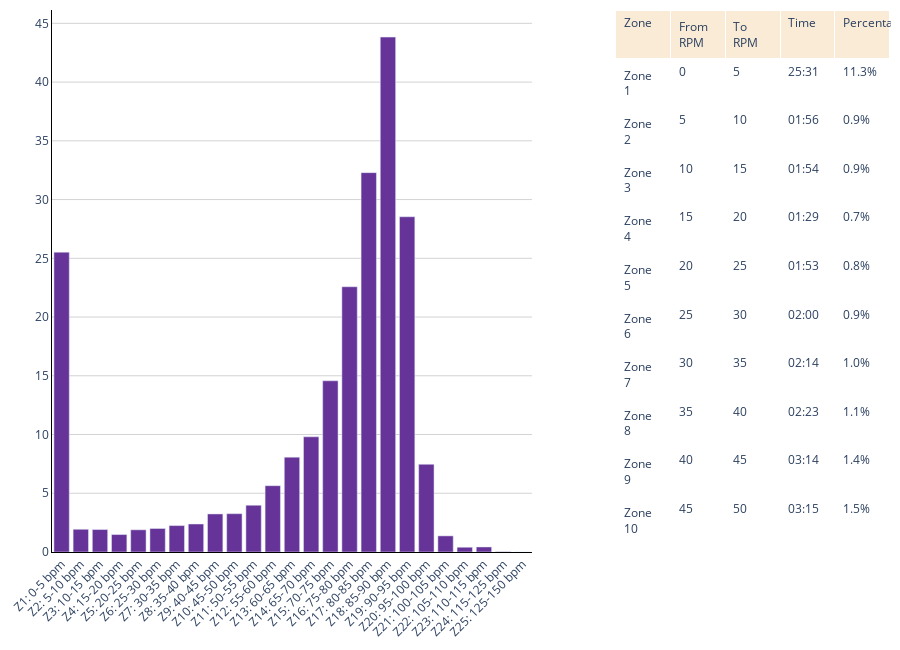

Write notebook code for a chart like this one.
### Code cell
plot_cadence_zones(df_activity_visual, cadence, cadence_zones_df)

### Figure 1 — Plotly figure (JSON) as saved in the notebook; plotly's stock layout.template omitted (floating-point values rounded to 4 significant figures)
{"data": [{"customdata": ["25:31", "01:56", "01:54", "01:29", "01:53", "02:00", "02:14", "02:23", "03:14", "03:15", "03:58", "05:38", "08:04", "09:48", "14:34", "22:34", "32:17", "43:49", "28:32", "07:27", "01:22", "00:24", "00:25", "00:01", "00:00"], "hovertemplate": "<b>%{x}</b><br>Zone held during %{customdata}<br><extra></extra>", "marker": {"color": "rgb(102, 51, 153)"}, "type": "bar", "x": ["Z1: 0-5 bpm", "Z2: 5-10 bpm", "Z3: 10-15 bpm", "Z4: 15-20 bpm", "Z5: 20-25 bpm", "Z6: 25-30 bpm", "Z7: 30-35 bpm", "Z8: 35-40 bpm", "Z9: 40-45 bpm", "Z10: 45-50 bpm", "Z11: 50-55 bpm", "Z12: 55-60 bpm", "Z13: 60-65 bpm", "Z14: 65-70 bpm", "Z15: 70-75 bpm", "Z16: 75-80 bpm", "Z17: 80-85 bpm", "Z18: 85-90 bpm", "Z19: 90-95 bpm", "Z20: 95-100 bpm", "Z21: 100-105 bpm", "Z22: 105-110 bpm", "Z23: 110-115 bpm", "Z24: 115-125 bpm", "Z25: 125-150 bpm"], "xaxis": "x", "y": [25.52, 1.934, 1.911, 1.484, 1.889, 2.001, 2.249, 2.384, 3.238, 3.261, 3.98, 5.644, 8.073, 9.805, 14.57, 22.58, 32.29, 43.83, 28.54, 7.466, 1.372, 0.4048, 0.4273, 0.02249, 0], "yaxis": "y"}, {"cells": {"align": "left", "fill": {"color": "white"}, "values": [["Zone 1", "Zone 2", "Zone 3", "Zone 4", "Zone 5", "Zone 6", "Zone 7", "Zone 8", "Zone 9", "Zone 10", "Zone 11", "Zone 12", "Zone 13", "Zone 14", "Zone 15", "Zone 16", "Zone 17", "Zone 18", "Zone 19", "Zone 20", "Zone 21", "Zone 22", "Zone 23", "Zone 24", "Zone 25"], ["0", "5", "10", "15", "20", "25", "30", "35", "40", "45", "50", "55", "60", "65", "70", "75", "80", "85", "90", "95", "100", "105", "110", "115", "125"], ["5", "10", "15", "20", "25", "30", "35", "40", "45", "50", "55", "60", "65", "70", "75", "80", "85", "90", "95", "100", "105", "110", "115", "125", "150"], ["25:31", "01:56", "01:54", "01:29", "01:53", "02:00", "02:14", "02:23", "03:14", "03:15", "03:58", "05:38", "08:04", "09:48", "14:34", "22:34", "32:17", "43:49", "28:32", "07:27", "01:22", "00:24", "00:25", "00:01", "00:00"], ["11.3%", "0.9%", "0.9%", "0.7%", "0.8%", "0.9%", "1.0%", "1.1%", "1.4%", "1.5%", "1.8%", "2.5%", "3.6%", "4.4%", "6.5%", "10.0%", "14.4%", "19.5%", "12.7%", "3.3%", "0.6%", "0.2%", "0.2%", "0.0%", "0.0%"]]}, "domain": {"x": [0.6727, 1.0], "y": [0, 1]}, "header": {"align": "left", "fill": {"color": "antiquewhite"}, "values": ["Zone", "From RPM", "To RPM", "Time", "Percentage"]}, "type": "table"}], "layout": {"height": 650, "margin": {"b": 10, "l": 10, "r": 10, "t": 10}, "plot_bgcolor": "rgba(0,0,0,0)", "xaxis": {"anchor": "y", "domain": [0, 0.5727], "linecolor": "black", "showgrid": true, "tickangle": -45}, "yaxis": {"anchor": "x", "domain": [0, 1], "gridcolor": "lightgrey", "gridwidth": 1, "linecolor": "black", "showgrid": true}}}
